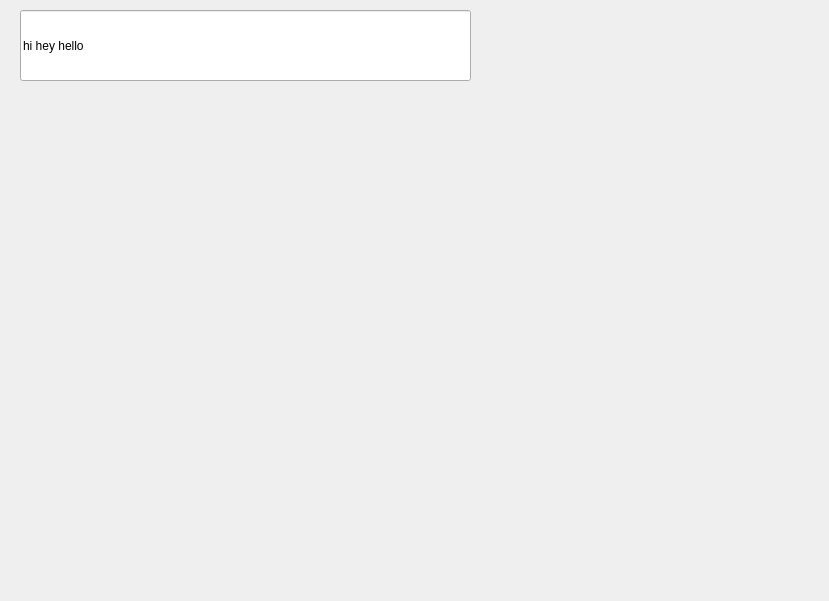
<ui version="4.0" >
 <class>Properties</class>
 <widget class="QDialog" name="Properties" >
  <property name="geometry" >
   <rect>
    <x>0</x>
    <y>0</y>
    <width>829</width>
    <height>601</height>
   </rect>
  </property>
  <property name="windowTitle" >
   <string>Dialog</string>
  </property>
  <widget class="QLineEdit" name="lineEdit" >
   <property name="geometry" >
    <rect>
     <x>20</x>
     <y>10</y>
     <width>451</width>
     <height>71</height>
    </rect>
   </property>
   <property name="text" >
    <string>hi hey hello</string>
   </property>
  </widget>
 </widget>
 <resources/>
 <connections/>
</ui>
